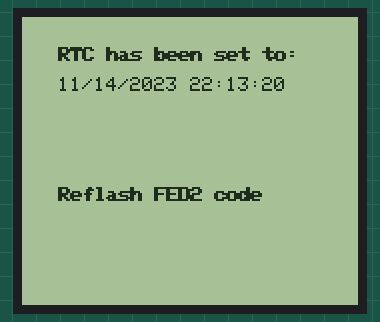
The sketch below on a simulated Adafruit Feather M0. On the bench: 168×144 one-colour display. The local clock reads 2024-03-15 10:24:30 at power-on unless the sketch sets it.

Above: at 0.2 s.
At 21.2 s:
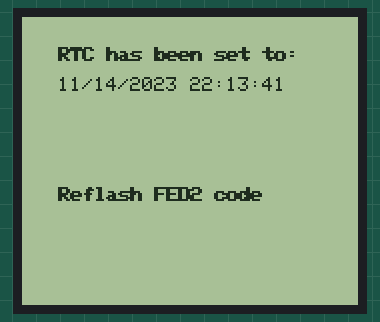

The sketch:

FED2_SetClock.ino
```cpp
// (licence header left out)
/********************************************************
  Setup code
********************************************************/

#include <Wire.h>
#include <RTCZero.h>
#include <SPI.h>
#include <Adafruit_GFX.h>
#include <Adafruit_SharpMem.h>
#include <Fonts/FreeSans9pt7b.h>
#include <TimeLib.h> //include the Arduino Time library

/********************************************************
  Setup Sharp Memory Display
********************************************************/
#define SHARP_SCK  10
#define SHARP_MOSI 11
#define SHARP_SS   12
#define BLACK 0
#define WHITE 1
Adafruit_SharpMem display(SHARP_SCK, SHARP_MOSI, SHARP_SS, 144, 168);
int minorHalfSize;

// initialize variables (these will be overwritten so doesn't really matter what they are)
byte months = 1;
byte days = 1;
byte years = 1;
byte hours = 1;
byte minutes = 1;
byte seconds = 1;

char s_month[5];
int tmonth, tday, tyear, thour, tminute, tsecond;
static const char month_names[] = "JanFebMarAprMayJunJulAugSepOctNovDec";

RTCZero rtc;

void setup() {
  /********************************************************
       These commands set the time to the current computer time - unfortunately the device needs to be reflashed to update the time
     ********************************************************/
  rtc.begin(); // initialize RTC

  // __DATE__ is a C++ preprocessor string with the current date in it.
  // It will look something like 'Mar  13  2016'.
  // So we need to pull those values out and convert the month string to a number.
  sscanf(__DATE__, "%s %d %d", s_month, &tday, &tyear);

  // Similarly, __TIME__ will look something like '09:34:17' so get those numbers.
  sscanf(__TIME__, "%d:%d:%d", &thour, &tminute, &tsecond);

  // Find the position of this month's string inside month_names, do a little
  // pointer subtraction arithmetic to get the offset, and divide the
  // result by 3 since the month names are 3 chars long.
  tmonth = (strstr(month_names, s_month) - month_names) / 3;

  months = tmonth + 1;  // The RTC library expects months to be 1 - 12.
  days = tday;
  years = tyear - 2000; // The RTC library expects years to be from 2000.
  hours = thour;
  minutes = tminute;
  seconds = tsecond;

  rtc.setTime(hours, minutes, seconds);
  rtc.setDate(days, months, years);

  /********************************************************
       Start, clear, and setup the display
     ********************************************************/
  display.begin();
  minorHalfSize = min(display.width(), display.height()) / 2;
  display.setRotation(3);
  display.setTextColor(BLACK);
  display.setTextSize(1);
  display.clearDisplay();
}

/********************************************************
  Main loop
********************************************************/
void loop() {
  display.fillRoundRect (12, 26, 200, 15, 1, WHITE);
  display.setCursor(19, 15);
  display.print ("RTC has been set to:");
  display.setCursor(18, 15);
  display.print ("RTC has been set to:");

  display.setCursor(18, 30);
  display.print(rtc.getMonth());
  display.print("/");
  display.print(rtc.getDay());
  display.print("/");
  display.print(rtc.getYear() + 2000);
  display.print(" ");
  display.print(rtc.getHours());
  display.print(":");
  if (rtc.getMinutes() < 10)
    display.print('0');      // Trick to add leading zero for formatting
  display.print(rtc.getMinutes());
  display.print(":");
  if (rtc.getSeconds() < 10)
    display.print('0');      // Trick to add leading zero for formatting
  display.print(rtc.getSeconds());

  display.setCursor(18, 85);
  display.print ("Reflash FED2 code");
  display.setCursor(19, 85);
  display.print ("Reflash FED2 code");
  display.refresh();
  delay (500);
}
```
